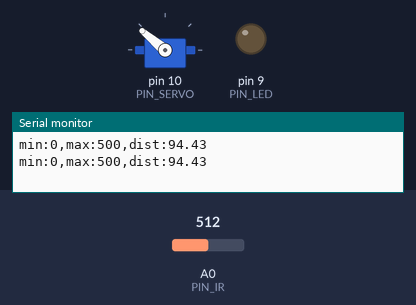
The sketch below on a simulated Arduino Uno, built with avr-gcc and run on an emulated ATmega328P. On the bench: servo, output pins drawn as LEDs (lit = HIGH), the last lines printed to the serial monitor. The test bench sets the inputs (shaded band); at power-on: A0 (PIN_IR) = 512.

Above: at 3.2 s.
3.3 s: A0 (PIN_IR) set to 248
4.8 s: A0 (PIN_IR) set to 231
At 6.5 s:
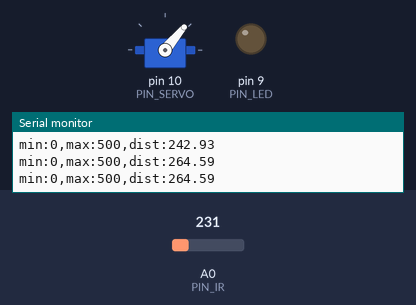
6.8 s: A0 (PIN_IR) set to 265
At 8.1 s:
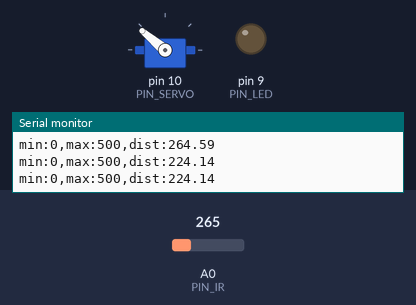
8.4 s: A0 (PIN_IR) set to 122
At 9.7 s:
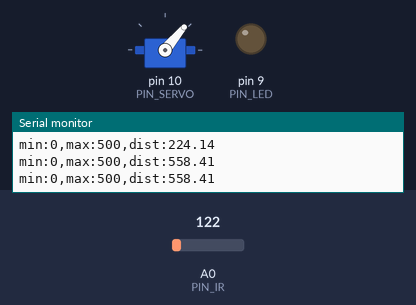
Timing chart, 0 to 11.0 s (numbered marks = the images above; inputs shaded):
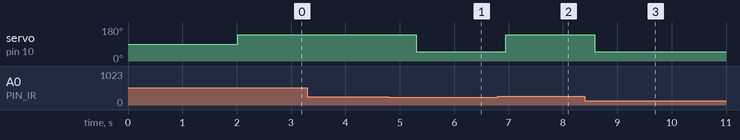

Measured:
- the behaviour switches between 239 and 238 on A0 (PIN_IR) (found by bisection; images 0 and 1)
- after the input at 4.8 s, servo on pin 10 (PIN_SERVO): 140° → 50° after 0.50 s
- after the input at 6.8 s, servo on pin 10 (PIN_SERVO): 50° → 140° after 0.15 s
- after the input at 8.4 s, servo on pin 10 (PIN_SERVO): 140° → 50° after 0.19 s

The sketch:

bangbangcontrol.ino
```cpp
// Arduino pin assignment
#include <Servo.h>
#define PIN_IR A0
#define PIN_LED 9
#define PIN_SERVO 10
Servo myServo;

void setup() {
// initialize GPIO pins
  pinMode(PIN_LED,OUTPUT);
  digitalWrite(PIN_LED, 0);
  myServo.attach(PIN_SERVO);
  myServo.write(90);
  delay(2000);
// initialize serial port
  Serial.begin(57600);

}

float ir_distance(void){ // return value unit: mm
  float val;
  float volt = float(analogRead(PIN_IR));
  val = ((6762.0/(volt-9.0))-4.0) * 10.0;
  return val;
}

void loop() {
  float raw_dist = ir_distance();
  Serial.print("min:0,max:500,dist:");
  Serial.println(raw_dist);
  delay(20);

  if (raw_dist < 255) {
    myServo.write(140);
    delay(800);
  }
  else if (raw_dist > 255) {
    myServo.write(50);
    delay(800);
  }

}
```
